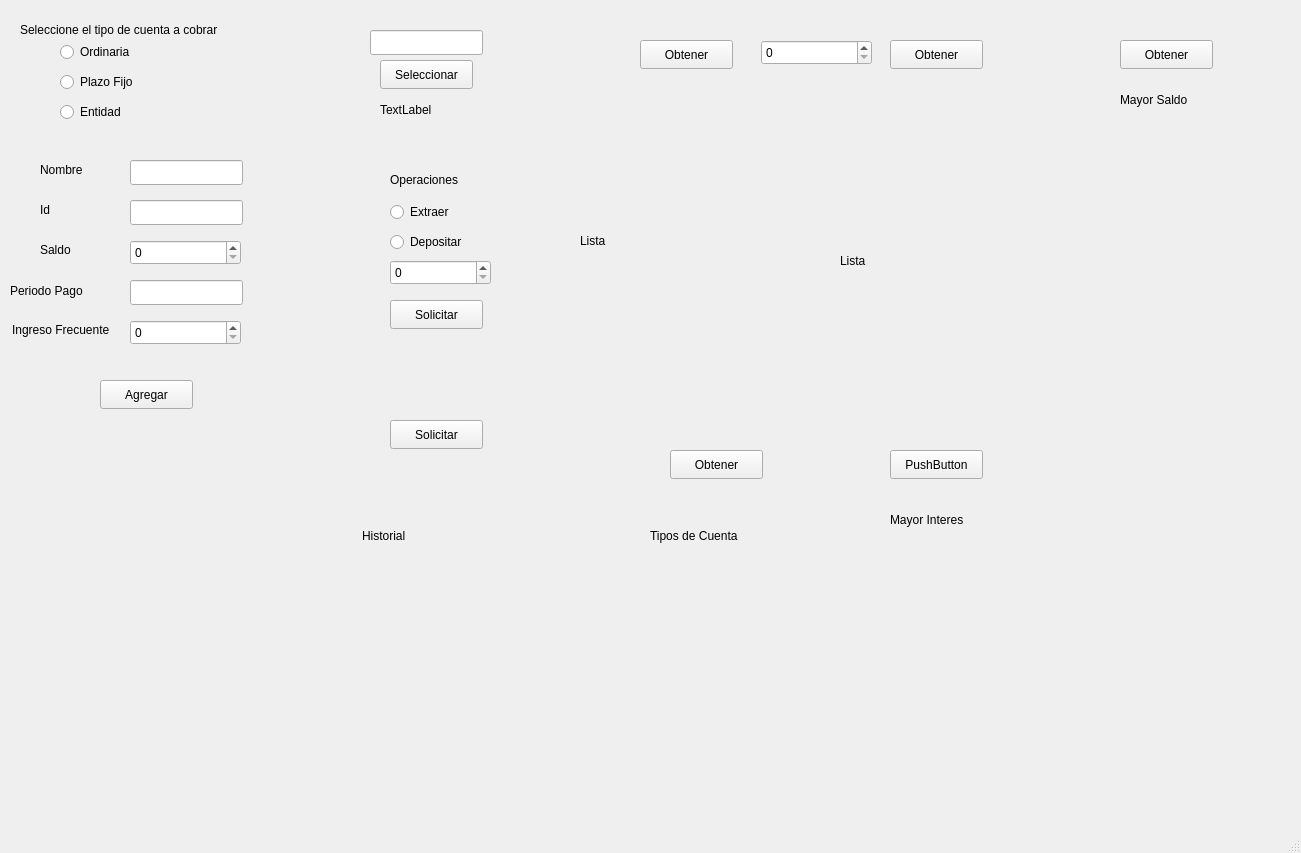
<?xml version="1.0" encoding="UTF-8"?>
<ui version="4.0">
 <class>MainWindow</class>
 <widget class="QMainWindow" name="MainWindow">
  <property name="geometry">
   <rect>
    <x>0</x>
    <y>0</y>
    <width>1301</width>
    <height>853</height>
   </rect>
  </property>
  <property name="windowTitle">
   <string>MainWindow</string>
  </property>
  <widget class="QWidget" name="centralwidget">
   <widget class="QRadioButton" name="rOrdinaria">
    <property name="geometry">
     <rect>
      <x>60</x>
      <y>40</y>
      <width>107</width>
      <height>24</height>
     </rect>
    </property>
    <property name="text">
     <string>Ordinaria</string>
    </property>
   </widget>
   <widget class="QRadioButton" name="rPlazoFijo">
    <property name="geometry">
     <rect>
      <x>60</x>
      <y>70</y>
      <width>107</width>
      <height>24</height>
     </rect>
    </property>
    <property name="text">
     <string>Plazo Fijo</string>
    </property>
   </widget>
   <widget class="QRadioButton" name="rEntidad">
    <property name="geometry">
     <rect>
      <x>60</x>
      <y>100</y>
      <width>107</width>
      <height>24</height>
     </rect>
    </property>
    <property name="text">
     <string>Entidad</string>
    </property>
   </widget>
   <widget class="QLabel" name="label">
    <property name="geometry">
     <rect>
      <x>20</x>
      <y>20</y>
      <width>271</width>
      <height>20</height>
     </rect>
    </property>
    <property name="text">
     <string>Seleccione el tipo de cuenta a cobrar</string>
    </property>
   </widget>
   <widget class="QLineEdit" name="name">
    <property name="geometry">
     <rect>
      <x>130</x>
      <y>160</y>
      <width>113</width>
      <height>25</height>
     </rect>
    </property>
   </widget>
   <widget class="QLabel" name="label_2">
    <property name="geometry">
     <rect>
      <x>40</x>
      <y>160</y>
      <width>63</width>
      <height>20</height>
     </rect>
    </property>
    <property name="text">
     <string>Nombre</string>
    </property>
   </widget>
   <widget class="QLineEdit" name="id">
    <property name="geometry">
     <rect>
      <x>130</x>
      <y>200</y>
      <width>113</width>
      <height>25</height>
     </rect>
    </property>
   </widget>
   <widget class="QLabel" name="label_3">
    <property name="geometry">
     <rect>
      <x>40</x>
      <y>200</y>
      <width>63</width>
      <height>20</height>
     </rect>
    </property>
    <property name="text">
     <string>Id</string>
    </property>
   </widget>
   <widget class="QLabel" name="label_4">
    <property name="geometry">
     <rect>
      <x>40</x>
      <y>240</y>
      <width>63</width>
      <height>20</height>
     </rect>
    </property>
    <property name="text">
     <string>Saldo</string>
    </property>
   </widget>
   <widget class="QLineEdit" name="direcPeriodo">
    <property name="geometry">
     <rect>
      <x>130</x>
      <y>280</y>
      <width>113</width>
      <height>25</height>
     </rect>
    </property>
   </widget>
   <widget class="QLabel" name="label_5">
    <property name="geometry">
     <rect>
      <x>10</x>
      <y>270</y>
      <width>91</width>
      <height>41</height>
     </rect>
    </property>
    <property name="text">
     <string>Periodo Pago</string>
    </property>
   </widget>
   <widget class="QLabel" name="label_6">
    <property name="geometry">
     <rect>
      <x>12</x>
      <y>320</y>
      <width>121</width>
      <height>20</height>
     </rect>
    </property>
    <property name="text">
     <string>Ingreso Frecuente</string>
    </property>
   </widget>
   <widget class="QPushButton" name="pushButton">
    <property name="geometry">
     <rect>
      <x>380</x>
      <y>60</y>
      <width>93</width>
      <height>29</height>
     </rect>
    </property>
    <property name="text">
     <string>Seleccionar</string>
    </property>
   </widget>
   <widget class="QLabel" name="labelState">
    <property name="geometry">
     <rect>
      <x>380</x>
      <y>100</y>
      <width>121</width>
      <height>20</height>
     </rect>
    </property>
    <property name="text">
     <string>TextLabel</string>
    </property>
   </widget>
   <widget class="QLineEdit" name="lineID">
    <property name="geometry">
     <rect>
      <x>370</x>
      <y>30</y>
      <width>113</width>
      <height>25</height>
     </rect>
    </property>
   </widget>
   <widget class="QSpinBox" name="spinIngreso">
    <property name="geometry">
     <rect>
      <x>130</x>
      <y>320</y>
      <width>111</width>
      <height>25</height>
     </rect>
    </property>
    <property name="maximum">
     <number>10000000</number>
    </property>
   </widget>
   <widget class="QSpinBox" name="spinBox_2">
    <property name="geometry">
     <rect>
      <x>130</x>
      <y>240</y>
      <width>111</width>
      <height>25</height>
     </rect>
    </property>
    <property name="maximum">
     <number>100000</number>
    </property>
   </widget>
   <widget class="QPushButton" name="pushButton_2">
    <property name="geometry">
     <rect>
      <x>100</x>
      <y>380</y>
      <width>93</width>
      <height>29</height>
     </rect>
    </property>
    <property name="text">
     <string>Agregar</string>
    </property>
   </widget>
   <widget class="QRadioButton" name="rExtraer">
    <property name="geometry">
     <rect>
      <x>390</x>
      <y>200</y>
      <width>107</width>
      <height>24</height>
     </rect>
    </property>
    <property name="text">
     <string>Extraer</string>
    </property>
   </widget>
   <widget class="QRadioButton" name="rDepositar">
    <property name="geometry">
     <rect>
      <x>390</x>
      <y>230</y>
      <width>107</width>
      <height>24</height>
     </rect>
    </property>
    <property name="text">
     <string>Depositar</string>
    </property>
   </widget>
   <widget class="QLabel" name="label_9">
    <property name="geometry">
     <rect>
      <x>390</x>
      <y>170</y>
      <width>101</width>
      <height>20</height>
     </rect>
    </property>
    <property name="text">
     <string>Operaciones</string>
    </property>
   </widget>
   <widget class="QSpinBox" name="spinAmmount">
    <property name="geometry">
     <rect>
      <x>390</x>
      <y>260</y>
      <width>101</width>
      <height>25</height>
     </rect>
    </property>
    <property name="maximum">
     <number>1000000</number>
    </property>
   </widget>
   <widget class="QPushButton" name="pushButton_3">
    <property name="geometry">
     <rect>
      <x>390</x>
      <y>300</y>
      <width>93</width>
      <height>29</height>
     </rect>
    </property>
    <property name="text">
     <string>Solicitar</string>
    </property>
   </widget>
   <widget class="QPushButton" name="pushButton_4">
    <property name="geometry">
     <rect>
      <x>640</x>
      <y>40</y>
      <width>93</width>
      <height>29</height>
     </rect>
    </property>
    <property name="text">
     <string>Obtener</string>
    </property>
   </widget>
   <widget class="QLabel" name="lista1">
    <property name="geometry">
     <rect>
      <x>580</x>
      <y>70</y>
      <width>211</width>
      <height>341</height>
     </rect>
    </property>
    <property name="text">
     <string>Lista</string>
    </property>
   </widget>
   <widget class="QPushButton" name="pushButton_5">
    <property name="geometry">
     <rect>
      <x>890</x>
      <y>40</y>
      <width>93</width>
      <height>29</height>
     </rect>
    </property>
    <property name="text">
     <string>Obtener</string>
    </property>
   </widget>
   <widget class="QLabel" name="list2BySaldo">
    <property name="geometry">
     <rect>
      <x>840</x>
      <y>90</y>
      <width>211</width>
      <height>341</height>
     </rect>
    </property>
    <property name="text">
     <string>Lista</string>
    </property>
   </widget>
   <widget class="QPushButton" name="pushButton_6">
    <property name="geometry">
     <rect>
      <x>1120</x>
      <y>40</y>
      <width>93</width>
      <height>29</height>
     </rect>
    </property>
    <property name="text">
     <string>Obtener</string>
    </property>
   </widget>
   <widget class="QLabel" name="mayorSaldo">
    <property name="geometry">
     <rect>
      <x>1120</x>
      <y>90</y>
      <width>101</width>
      <height>20</height>
     </rect>
    </property>
    <property name="text">
     <string>Mayor Saldo</string>
    </property>
   </widget>
   <widget class="QLabel" name="historylabel">
    <property name="geometry">
     <rect>
      <x>362</x>
      <y>460</y>
      <width>141</width>
      <height>151</height>
     </rect>
    </property>
    <property name="text">
     <string>Historial</string>
    </property>
   </widget>
   <widget class="QPushButton" name="pushButton_7">
    <property name="geometry">
     <rect>
      <x>390</x>
      <y>420</y>
      <width>93</width>
      <height>29</height>
     </rect>
    </property>
    <property name="text">
     <string>Solicitar</string>
    </property>
   </widget>
   <widget class="QPushButton" name="pushButton_8">
    <property name="geometry">
     <rect>
      <x>670</x>
      <y>450</y>
      <width>93</width>
      <height>29</height>
     </rect>
    </property>
    <property name="text">
     <string>Obtener</string>
    </property>
   </widget>
   <widget class="QLabel" name="tiposCuenta">
    <property name="geometry">
     <rect>
      <x>650</x>
      <y>480</y>
      <width>131</width>
      <height>111</height>
     </rect>
    </property>
    <property name="text">
     <string>Tipos de Cuenta</string>
    </property>
   </widget>
   <widget class="QLabel" name="mayorInteres">
    <property name="geometry">
     <rect>
      <x>890</x>
      <y>510</y>
      <width>101</width>
      <height>20</height>
     </rect>
    </property>
    <property name="text">
     <string>Mayor Interes</string>
    </property>
   </widget>
   <widget class="QPushButton" name="pushButton_9">
    <property name="geometry">
     <rect>
      <x>890</x>
      <y>450</y>
      <width>93</width>
      <height>29</height>
     </rect>
    </property>
    <property name="text">
     <string>PushButton</string>
    </property>
   </widget>
   <widget class="QSpinBox" name="editSaldoF">
    <property name="geometry">
     <rect>
      <x>761</x>
      <y>40</y>
      <width>111</width>
      <height>25</height>
     </rect>
    </property>
    <property name="maximum">
     <number>1000000</number>
    </property>
   </widget>
  </widget>
  <widget class="QMenuBar" name="menubar">
   <property name="geometry">
    <rect>
     <x>0</x>
     <y>0</y>
     <width>1301</width>
     <height>26</height>
    </rect>
   </property>
  </widget>
  <widget class="QStatusBar" name="statusbar"/>
 </widget>
 <resources/>
 <connections/>
</ui>
